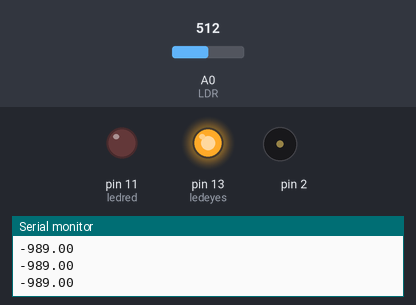
This sketch was run on a simulated Arduino Uno, built with avr-gcc and run on an emulated ATmega328P. Parts: output pins drawn as LEDs (lit = HIGH), buzzer (waves = sounding), the last lines printed to the serial monitor. The test bench sets the inputs (shaded band); at power-on: A0 (LDR) = 512.

Above: at 1.2 s.
1.3 s: A0 (LDR) set to 1023
At 2.1 s:
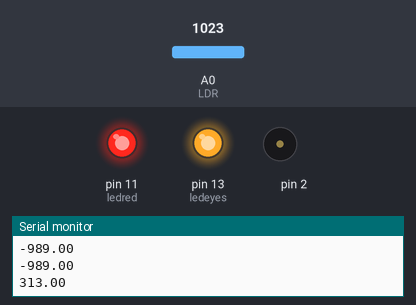
At 4.18 s:
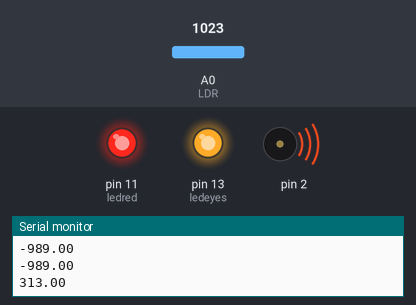
4.3 s: A0 (LDR) set to 900
At 6.1 s:
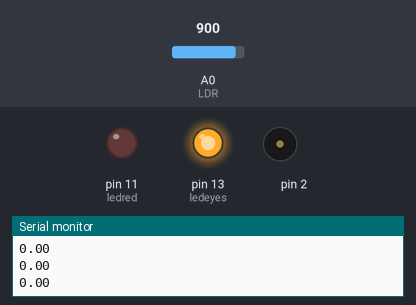
Timing chart, 0 to 7.6 s (numbered marks = the images above; inputs shaded):
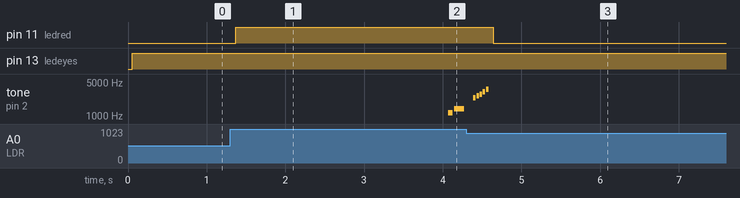

The sketch:

bear_allergic2.ino
```cpp
#include "pitches.h"


int LDR = 0;                                //analog pin to which LDR is connected, here we set it to 0 so it means A0
float LDRValue = 0;                    //that’s a variable to store LDR values
int light_sensitivity = 700;  //This is the approx value of light surrounding your LDR
int ledred = 11;
int brightness = 0;
int fadeAmount = 5;
float Lowww = 900;
int ledeyes = 13;

// notes in the melody:
int melody[] = {
  NOTE_D6, NOTE_F6,0,NOTE_D7,NOTE_E7, NOTE_F7, NOTE_G7, NOTE_A7, NOTE_B7, NOTE_C8,0};

// note durations: 4 = quarter note, 8 = eighth note, etc.:
int noteDurations[] = {
  16,8,16,32,32,32,32,32,32,32,4 };


void setup()
{
  Serial.begin(9600);            //start the serial monitor with 9600 buad
  pinMode(11, OUTPUT);     //we mostly use13 because there is already a built in yellow LED in arduino which shows output when 13 pin is enabled
  pinMode (ledeyes,OUTPUT);

}

void loop()
{
  LDRValue = analogRead(LDR);          //reads the ldr’s value through LDR which we have set to Analog input 0 “A0″
  //Serial.println(LDRValue);   //prints the LDR values to serial monitor

  delay(50);
  float Matt = map(LDRValue, Lowww, 1000, 0, 255);
  Serial.println(Matt);


  digitalWrite(ledeyes, HIGH);

  if(LDRValue > Lowww)
  {
    analogWrite(ledred, Matt);
  }

  else{
    analogWrite(ledred, LOW);


  }

  if (Matt >= 260) {
    digitalWrite(ledred, HIGH);
     delay(2700);

//delay(2750);
    for (int thisNote = 0; thisNote < 8; thisNote++) {

      // to calculate the note duration, take one second
      // divided by the note type.
      //e.g. quarter note = 1000 / 4, eighth note = 1000/8, etc.
      int noteDuration = 1000/noteDurations[thisNote];
      tone(2, melody[thisNote],noteDuration);

      int pauseBetweenNotes = noteDuration * 1.30;
      delay(pauseBetweenNotes);
      // stop the tone playing:
      noTone(2);
    }


}
  else {
    noTone(2);
  }


}
```

pitches.h
```cpp
/*************************************************
 * Public Constants
 *************************************************/

#define NOTE_B0  31
#define NOTE_C1  33
#define NOTE_CS1 35
#define NOTE_D1  37
#define NOTE_DS1 39
#define NOTE_E1  41
#define NOTE_F1  44
#define NOTE_FS1 46
#define NOTE_G1  49
#define NOTE_GS1 52
#define NOTE_A1  55
#define NOTE_AS1 58
#define NOTE_B1  62
#define NOTE_C2  65
#define NOTE_CS2 69
#define NOTE_D2  73
#define NOTE_DS2 78
#define NOTE_E2  82
#define NOTE_F2  87
#define NOTE_FS2 93
#define NOTE_G2  98
#define NOTE_GS2 104
#define NOTE_A2  110
#define NOTE_AS2 117
#define NOTE_B2  123
#define NOTE_C3  131
#define NOTE_CS3 139
#define NOTE_D3  147
#define NOTE_DS3 156
#define NOTE_E3  165
#define NOTE_F3  175
#define NOTE_FS3 185
#define NOTE_G3  196
#define NOTE_GS3 208
#define NOTE_A3  220
#define NOTE_AS3 233
#define NOTE_B3  247
#define NOTE_C4  262
#define NOTE_CS4 277
#define NOTE_D4  294
#define NOTE_DS4 311
#define NOTE_E4  330
#define NOTE_F4  349
#define NOTE_FS4 370
#define NOTE_G4  392
#define NOTE_GS4 415
#define NOTE_A4  440
#define NOTE_AS4 466
#define NOTE_B4  494
#define NOTE_C5  523
#define NOTE_CS5 554
#define NOTE_D5  587
#define NOTE_DS5 622
#define NOTE_E5  659
#define NOTE_F5  698
#define NOTE_FS5 740
#define NOTE_G5  784
#define NOTE_GS5 831
#define NOTE_A5  880
#define NOTE_AS5 932
#define NOTE_B5  988
#define NOTE_C6  1047
#define NOTE_CS6 1109
#define NOTE_D6  1175
#define NOTE_DS6 1245
#define NOTE_E6  1319
#define NOTE_F6  1397
#define NOTE_FS6 1480
#define NOTE_G6  1568
#define NOTE_GS6 1661
#define NOTE_A6  1760
#define NOTE_AS6 1865
#define NOTE_B6  1976
#define NOTE_C7  2093
#define NOTE_CS7 2217
#define NOTE_D7  2349
#define NOTE_DS7 2489
#define NOTE_E7  2637
#define NOTE_F7  2794
#define NOTE_FS7 2960
#define NOTE_G7  3136
#define NOTE_GS7 3322
#define NOTE_A7  3520
#define NOTE_AS7 3729
#define NOTE_B7  3951
#define NOTE_C8  4186
#define NOTE_CS8 4435
#define NOTE_D8  4699
#define NOTE_DS8 4978
```

Measured:
- after the input at 1.3 s, pin 11 (ledred): LOW → HIGH after 0.07 s; tone on pin 2: silent → 1175 Hz after 2.8 s, → silent 0.06 s later, → 1397 Hz 0.02 s later, → silent 0.13 s later
- after the input at 4.3 s, pin 11 (ledred): HIGH → LOW after 0.34 s; tone on pin 2: goes on until 4.6 s, then stays silent
